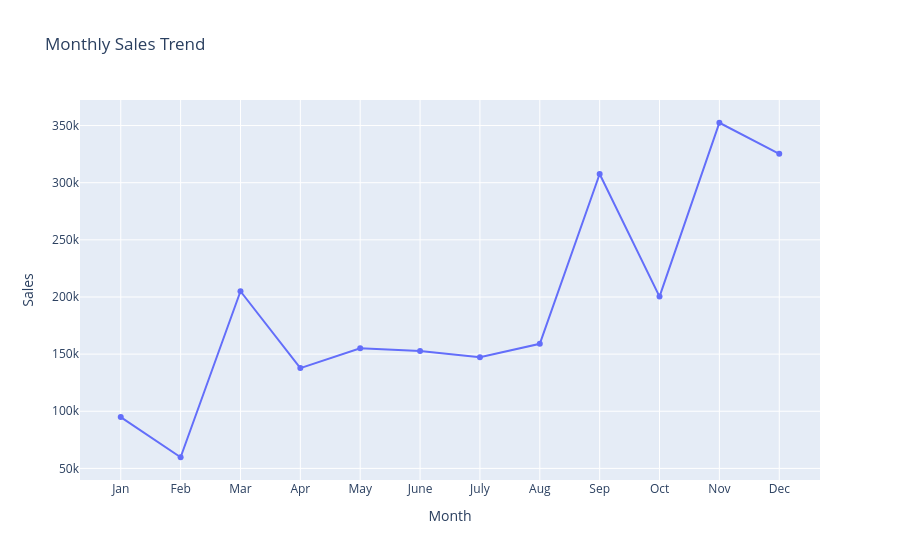

Notebook cell for this chart:
### Code cell
# Monthly Sales Trend
monthly_sales = df.groupby('Month')['Sales'].sum().reset_index()

fig = px.line(monthly_sales, x = 'Month', y = 'Sales',title ='Monthly Sales Trend', markers = True)
fig.update_xaxes(tickvals = list(range(1,13)), ticktext = ['Jan','Feb','Mar','Apr','May','June','July','Aug','Sep','Oct','Nov','Dec'])
fig.show()

### Figure 1 — Plotly figure (JSON) as saved in the notebook; plotly's stock layout.template omitted (floating-point values rounded to 4 significant figures)
{"data": [{"hovertemplate": "Month=%{x}<br>Sales=%{y}<extra></extra>", "legendgroup": "", "line": {"color": "#636efa", "dash": "solid"}, "marker": {"symbol": "circle"}, "mode": "lines+markers", "name": "", "orientation": "v", "showlegend": false, "type": "scatter", "x": [1, 2, 3, 4, 5, 6, 7, 8, 9, 10, 11, 12], "xaxis": "x", "y": [94920.0, 59750.0, 205000.0, 137800.0, 155000.0, 152700.0, 147200.0, 159000.0, 307600.0, 200300.0, 352500.0, 325300.0], "yaxis": "y"}], "layout": {"legend": {"tracegroupgap": 0}, "title": {"text": "Monthly Sales Trend"}, "xaxis": {"anchor": "y", "domain": [0, 1], "ticktext": ["Jan", "Feb", "Mar", "Apr", "May", "June", "July", "Aug", "Sep", "Oct", "Nov", "Dec"], "tickvals": [1, 2, 3, 4, 5, 6, 7, 8, 9, 10, 11, 12], "title": {"text": "Month"}}, "yaxis": {"anchor": "x", "domain": [0, 1], "title": {"text": "Sales"}}}}
